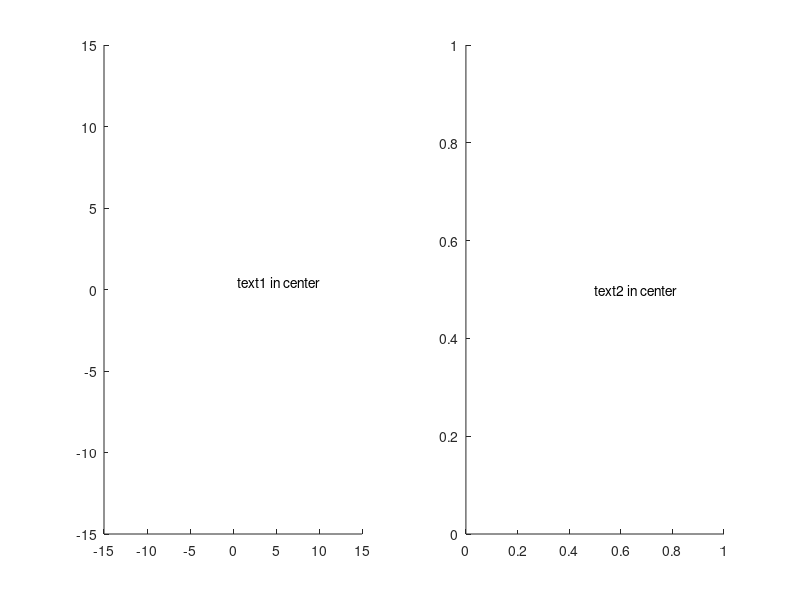

This figure's MATLAB source:
function guitest


figure(1);

subplot(121);
xlim([-15,15]);
ylim([-15,15]);
text(0.5,0.5,'text1 in center');


subplot(122)
text(0.5,0.5,'text2 in center');


% FigH = figure;
% AxesH = axes('Parent', FigH, ...
%   'Units', 'normalized', ...
%   'Position', [0, 0, 1, 1], ...
%   'Visible', 'off', ...
%   'XLim', [0, 1], ...
%   'YLim', [0, 1], ...
%   'NextPlot', 'add');
% TextH = text(0.5,0.5, 'Top left', ...
%   'HorizontalAlignment', 'left', ...
%   'VerticalAlignment', 'top');






end